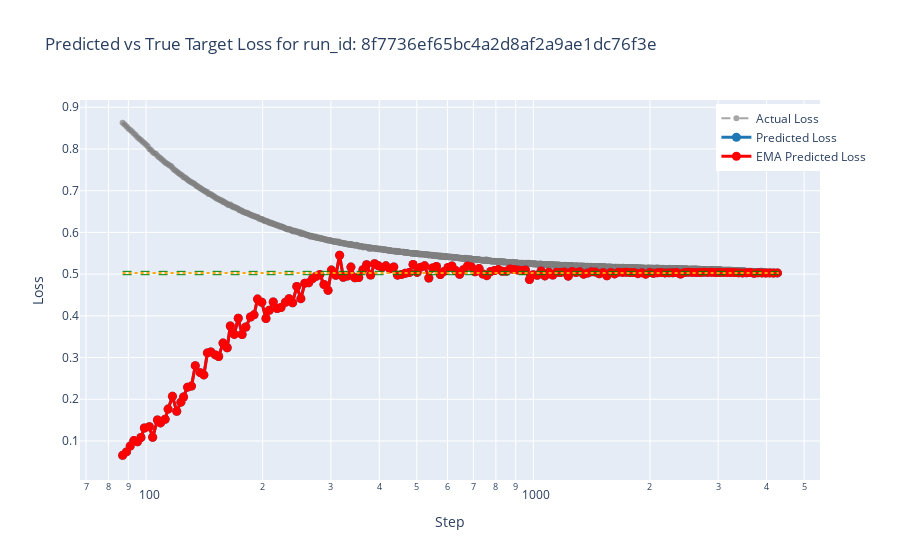

Here is the notebook cell this chart was saved with:
### Code cell
plot_predicted_vs_true_loss(df, n_th = 12)

### Figure 1 — Plotly figure (JSON) as saved in the notebook; plotly's stock layout.template omitted (floating-point values rounded to 4 significant figures; data arrays with more than 128 entries replaced by an {"elided": "..."} marker saying what was removed)
{"data": [{"line": {"color": "rgba(128,128,128,0.7)", "dash": "dash", "width": 2}, "mode": "lines+markers", "name": "Actual Loss", "type": "scatter", "x": {"elided": "8037 int values"}, "y": {"elided": "4214 float values"}}, {"line": {"color": "#1f77b4", "width": 3}, "marker": {"color": "#1f77b4", "size": 9}, "mode": "lines+markers", "name": "Predicted Loss", "type": "scatter", "x": {"elided": "170 int values"}, "y": {"elided": "170 float values"}}, {"line": {"color": "red", "width": 3}, "marker": {"color": "red", "size": 9}, "mode": "lines+markers", "name": "EMA Predicted Loss", "type": "scatter", "x": {"elided": "170 int values"}, "y": {"elided": "170 float values"}}], "layout": {"legend": {"x": 0.86, "y": 0.99}, "shapes": [{"line": {"color": "Orange", "dash": "dot", "width": 2}, "name": "Max Target Loss", "type": "line", "x0": 87, "x1": 4300, "y0": 0.5026, "y1": 0.5026}, {"line": {"color": "RoyalBlue", "dash": "dot", "width": 2}, "name": "Max Target Step", "type": "line", "x0": 4300, "x1": 4300, "y0": 0.5026, "y1": 0.5026}, {"line": {"color": "Green", "dash": "dash", "width": 1}, "name": "Max Target Loss + margin", "type": "line", "x0": 87, "x1": 4300, "y0": 0.5066, "y1": 0.5066}, {"line": {"color": "Green", "dash": "dash", "width": 1}, "name": "Max Target Loss - margin", "type": "line", "x0": 87, "x1": 4300, "y0": 0.4986, "y1": 0.4986}], "title": {"text": "Predicted vs True Target Loss for run_id: 8f7736ef65bc4a2d8af2a9ae1dc76f3e"}, "xaxis": {"title": {"text": "Step"}, "type": "log"}, "yaxis": {"title": {"text": "Loss"}}}}
